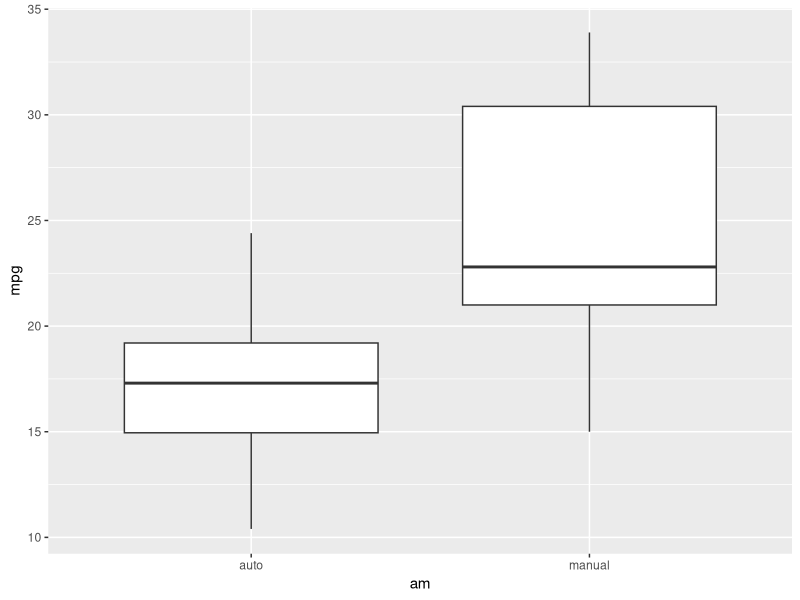
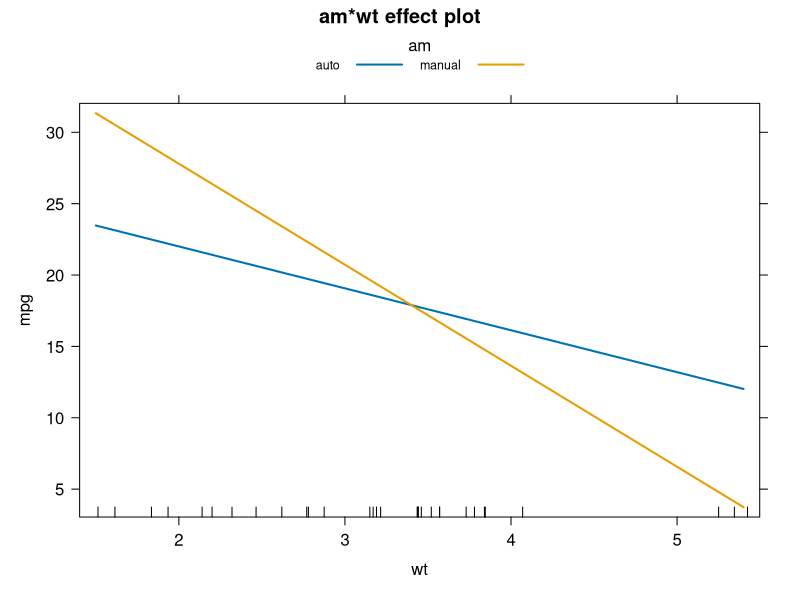
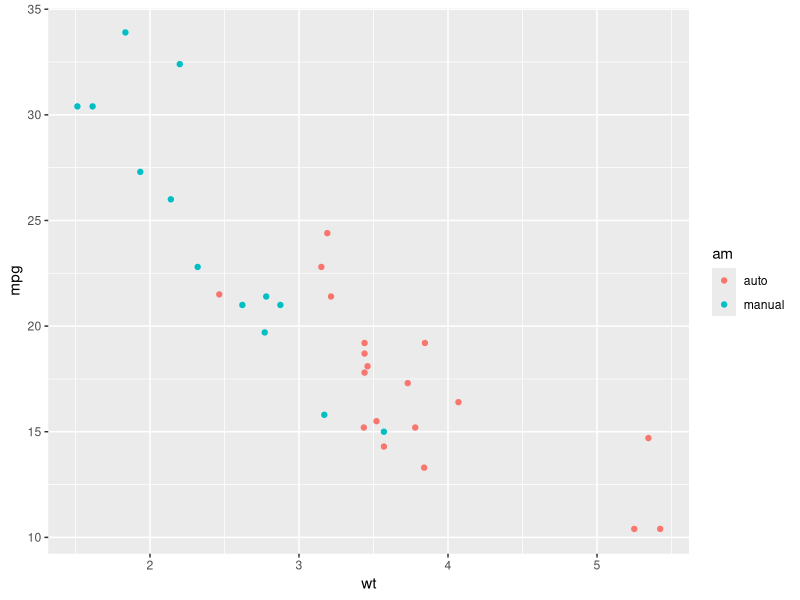
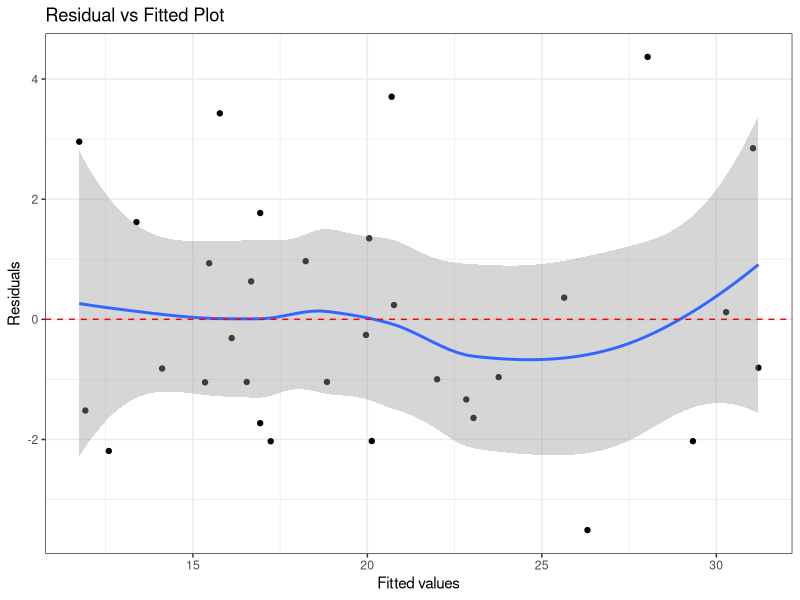
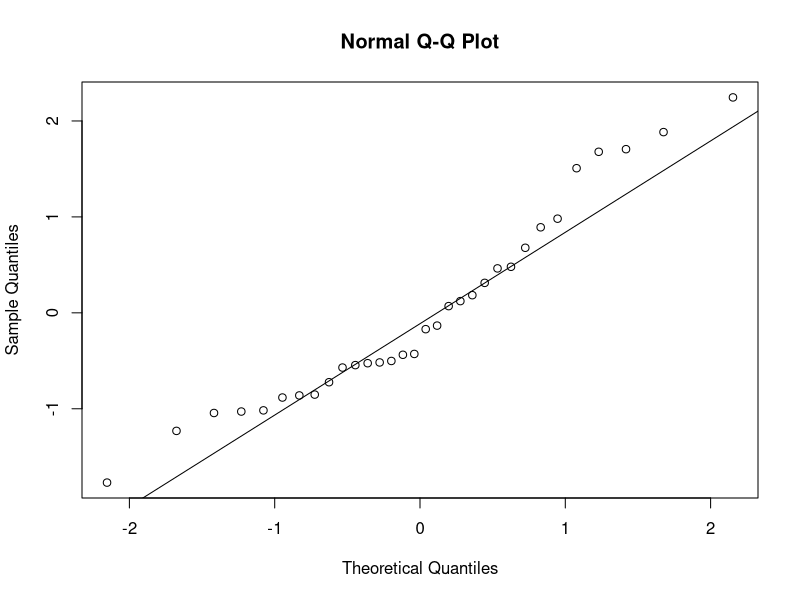

These charts were generated, in order, by the following R code: (Note: this script raises an error after producing the figures.)
## ---- chunk 1
library(ggplot2)
library(effects)

figures <- c("Figure 1. \"Sample of data and distribution of am variable\"",
             "Figure 2. \"Boxplot showing mpg vs am\"",
             "Figure 3. \"Naive linear model of mpg ~ am\"",
             "Figure 4. \"Linear model found using step with y ~ .\"",
             "Figure 5. \"Linear model with interactions between am and wt\"",
             "Figure 6. \"Interaction plot between am and wt\"",
             "Figure 7. \"Scatterplot of wt and mpg with color representing am\"",
             "Figure 8. \"Residuals plot and residuals QQ plot\"")

## ---- chunk 2
# Do a little cleanup on the dataset to convert some of the variables
# to factors from numeric.
mtcars$am   <- factor(mtcars$am, labels = c("auto", "manual"))
mtcars$cyl  <- as.factor(mtcars$cyl)
mtcars$vs   <- as.factor(mtcars$vs)
mtcars$gear <- as.factor(mtcars$gear)
## ---- chunk 3
# The fitted linear models we examine in this analysis
slr.fit          <- lm(mpg ~ am, data = mtcars)
step.fit         <- step(lm(mpg ~ ., data = mtcars), trace = 0)
interactions.fit <- lm(mpg ~ am*wt + qsec, data = mtcars)
## ---- chunk 4
# A naive linear model to start
slr.fit <- summary(lm(mpg ~ am, data = mtcars))
# coefficient for am
slope <- round(slr.fit$coef[2], 3)
# R squared
rsqr <- round(slr.fit$r.squared, 3)
# p-value for am coefficient
pv <- round(slr.fit$coef[2,4], 5)
# NOTE: Need to convert pv to character or knitr errors out :-/
pv <- as.character(pv)
## ---- chunk 5
step.fit <- summary(step(lm(mpg ~ ., data = mtcars), trace = 0))
# R squared
rsqr <- round(step.fit$adj.r.squared, 3)
wt.coef <- round(step.fit$coef[2], 2)
## ---- chunk 6
summ.interactions.fit <- summary(interactions.fit)
# R squared
rsqr <- round(summ.interactions.fit$adj.r.squared, 3)
## ---- chunk 7
head(mtcars)
table(mtcars$am)
## ---- chunk 8
ggplot(mtcars, aes(x = am, y = mpg)) +
    geom_boxplot()
## ---- chunk 9
print(slr.fit$coef)
## ---- chunk 10
print(step.fit$coef)
## ---- chunk 11
print(summary(interactions.fit)$coef)
## ---- chunk 12
plot(effect("am:wt", interactions.fit), multiline = TRUE)
## ---- chunk 13
ggplot(mtcars, aes(x = wt, y = mpg, color = am)) +
    geom_point()
## ---- chunk 14
p1<-ggplot(interactions.fit, aes(.fitted, .resid))+geom_point()
p1<-p1+stat_smooth(method="loess")+geom_hline(yintercept=0, col="red", linetype="dashed")
p1<-p1+xlab("Fitted values")+ylab("Residuals")
p1<-p1+ggtitle("Residual vs Fitted Plot")+theme_bw()
p1

p2<-ggplot(interactions.fit, aes(qqnorm(.stdresid)[[1]], .stdresid))+geom_point(na.rm = TRUE)
p2<-p2+geom_abline(aes(qqline(.stdresid)))+xlab("Theoretical Quantiles")+ylab("Standardized Residuals")
p2<-p2+ggtitle("Normal Q-Q")+theme_bw()
p2
## ---- chunk 15

## ---- chunk 16
